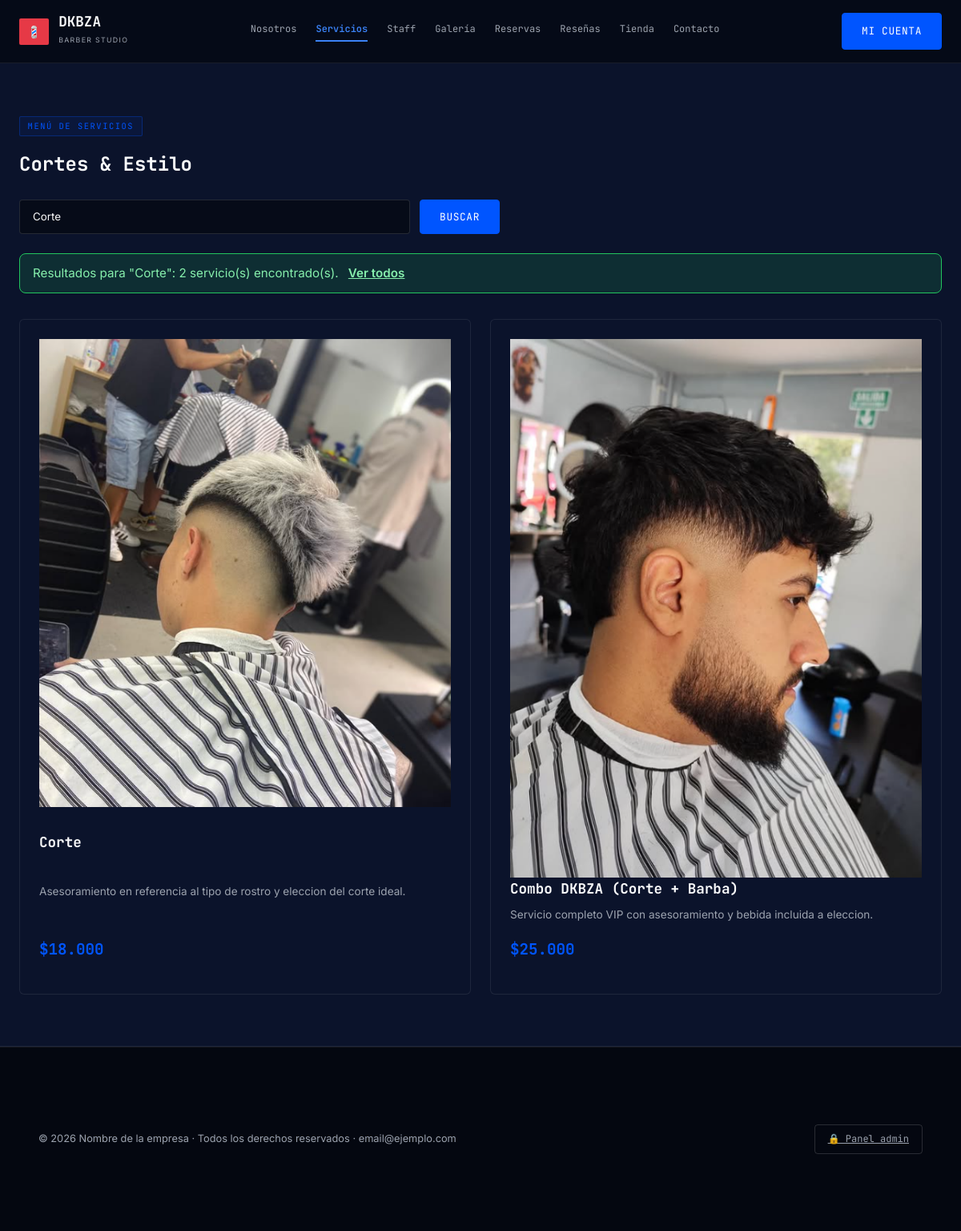
/servicios.php?buscar=Corte, run on the app's committed database.
### tables this page shows
CREATE TABLE servicios (
  id            INT AUTO_INCREMENT PRIMARY KEY,
  categoria_id  INT NULL,
  nombre        VARCHAR(100) NOT NULL,
  descripcion   TEXT,
  precio        DECIMAL(10, 2) NOT NULL,
  imagen        VARCHAR(255),
  estado        TINYINT NOT NULL DEFAULT 1,
  created_at    TIMESTAMP DEFAULT CURRENT_TIMESTAMP,
  updated_at    TIMESTAMP DEFAULT CURRENT_TIMESTAMP ON UPDATE CURRENT_TIMESTAMP,
  CONSTRAINT fk_servicios_categoria
    FOREIGN KEY (categoria_id) REFERENCES categorias(id)
    ON UPDATE CASCADE ON DELETE SET NULL
);

### servicios.php (the view, shortened to what this page needs)
<?php
  require_once __DIR__ . '/config/conexion.php';
  $busqueda = '';
  if (isset($_GET['buscar'])) {
    $busqueda = trim(filter_input(INPUT_GET, 'buscar', FILTER_UNSAFE_RAW) ?? '');
  }
  if (!empty($busqueda)) {
    $sql = "SELECT id, nombre, descripcion, precio, imagen
            FROM servicios
            WHERE estado = 1
              AND (nombre LIKE :busqueda_nombre OR descripcion LIKE :busqueda_descripcion)
            ORDER BY id ASC";
    $stmt = $pdo->prepare($sql);
    $stmt->execute([
      ':busqueda_nombre'      => '%' . $busqueda . '%',
      ':busqueda_descripcion' => '%' . $busqueda . '%'
    ]);
  }
  $resultados = $stmt->fetchAll();
  function e($valor) {
    return htmlspecialchars((string) $valor, ENT_QUOTES, 'UTF-8');
  }
  include('includes/header.php');
  include('includes/nav.php');
?>
  <section id="servicios" class="section-card">
    <div class="container">
      <span class="section-tag">
        MENÚ DE SERVICIOS
      </span>
      <h1>
        Cortes & Estilo
      </h1>
      <form method="get" action="servicios.php" class="search-form">
        <input
          type="text"
          id="buscar"
          name="buscar"
          class="wireframe-input"
          placeholder="Buscar servicio (ej: barba, corte, combo)"
          value="<?php echo e($busqueda); ?>"
        >
        <button type="submit" class="btn-blue">
          Buscar
        </button>
      </form>
      <?php if (!empty($busqueda)): ?>
        <?php if (count($resultados) > 0): ?>
          <div class="alerta alerta-exito">
            Resultados para "<?php echo e($busqueda); ?>": <?php echo count($resultados); ?> servicio(s) encontrado(s).
            <a href="servicios.php">Ver todos</a>
          </div>
        <?php endif; ?>
      <?php elseif (count($resultados) === 0): ?>
        <div class="alerta alerta-error">
          Todavía no hay servicios cargados.
        </div>
      <?php endif; ?>
      <div class="grid-services">
        <?php foreach ($resultados as $servicio): ?>
          <div class="card-service">
            <?php if (!empty($servicio['imagen'])): ?>
              <img src="img/<?php echo e($servicio['imagen']); ?>" alt="<?php echo e($servicio['nombre']); ?>" class="service-img" loading="lazy">
            <?php endif; ?>
            <h3>
              <?php echo e($servicio['nombre']); ?>
            </h3>
            <p>
              <?php echo e($servicio['descripcion']); ?>
            </p>
            <span class="price">
              $<?php echo e(number_format((float) $servicio['precio'], 0, ',', '.')); ?>
            </span>
          </div>
        <?php endforeach; ?>
      </div>
    </div>
  </section>
<?php include('includes/footer.php'); ?>

### css/styles.css (style rules this page uses)
* { box-sizing: border-box; margin: 0; padding: 0; }
html { scroll-behavior: smooth; }
body { font-family: 'Inter', -apple-system, BlinkMacSystemFont, sans-serif; background-color: #060B18; color: #F9FAFB; line-height: 1.6; min-height: 100vh; }
h1, h2, h3, h4, .mono { font-family: 'JetBrains Mono', monospace; }
.container { max-width: 1200px; margin: 0 auto; padding: 4rem 1.5rem; }
.section-card { background-color: #0B132B; border-bottom: 1px solid rgba(255, 255, 255, 0.08); }
.section-tag { font-family: 'JetBrains Mono', monospace; font-size: 0.65rem; letter-spacing: 0.15em; text-transform: uppercase; color: #0055FF; border: 1px solid rgba(0, 85, 255, 0.3); background: rgba(0, 85, 255, 0.08); padding: 0.2rem 0.6rem; display: inline-block; margin-bottom: 1rem; border-radius: 2px; }
.btn-blue { background-color: #0055FF; color: #FFFFFF; border: 1px solid #0055FF; font-family: 'JetBrains Mono', monospace; font-size: 0.8rem; letter-spacing: 0.05em; text-transform: uppercase; padding: 0.75rem 1.5rem; border-radius: 4px; cursor: pointer; text-decoration: none; display: inline-block; transition: all 0.15s ease-in-out; }
.grid-services, .grid-products, .grid-staff, .reviews-grid { display: grid; grid-template-columns: repeat(auto-fit, minmax(280px, 1fr)); gap: 1.5rem; margin-top: 2rem; }
.card-service, .card-product, .card-staff, .review-card { background-color: #0B132B; border: 1px solid rgba(255, 255, 255, 0.08); padding: 1.5rem; border-radius: 6px; display: flex; flex-direction: column; justify-content: space-between; }
.card-service h3, .card-product h3 { font-size: 1.1rem; margin-bottom: 0.5rem; }
.card-service p, .card-product p { color: #9CA3AF; font-size: 0.85rem; margin-bottom: 1rem; }
.price { font-family: 'JetBrains Mono', monospace; font-size: 1.2rem; font-weight: 700; color: #0055FF; display: block; margin-bottom: 1rem; }
.wireframe-input { background-color: #060B18; border: 1px solid rgba(255, 255, 255, 0.12); padding: 0.75rem 1rem; color: #F9FAFB; border-radius: 4px; font-family: inherit; width: 100%; }
.alerta { padding: 12px 16px; border-radius: 8px; margin-bottom: 16px; font-size: 0.95rem; }
.alerta-exito { background: rgba(34, 197, 94, 0.15); border: 1px solid #22c55e; color: #86efac; }
.search-form { display: flex; gap: 12px; margin: 24px 0; max-width: 600px; }
.search-form .wireframe-input { flex: 1; margin: 0; }
.alerta a { color: inherit; font-weight: 600; margin-left: 8px; }

### data on the page
servicios: imagen (picture), nombre "Corte", descripcion "Asesoramiento en referencia al tipo de rostro y eleccion del corte ideal.", precio "18.000"
servicios: imagen (picture), nombre "Combo DKBZA (Corte + Barba)", descripcion "Servicio completo VIP con asesoramiento y bebida incluida a eleccion.", precio "25.000"

### other printed values
$busqueda "Corte"
count($resultados) "2"
env('APP_NAME') "Nombre de la empresa"
env('APP_EMAIL') "email@ejemplo.com"
